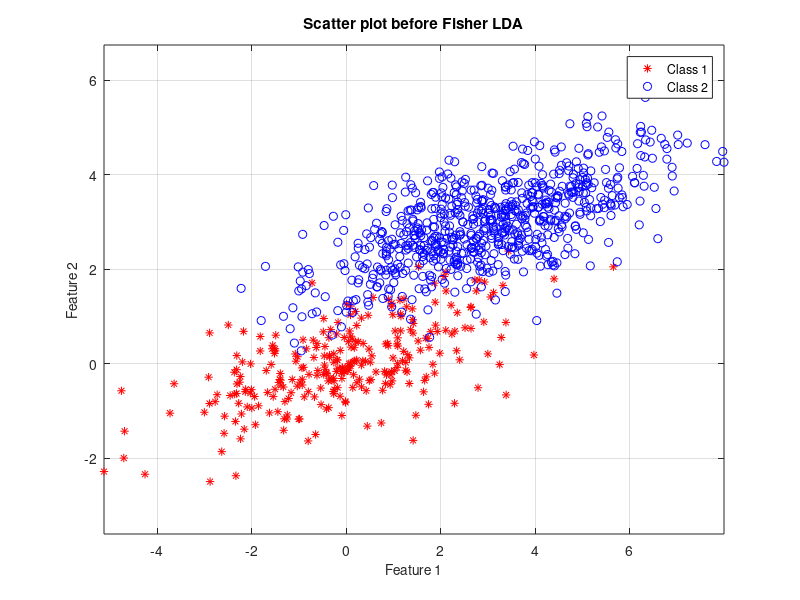
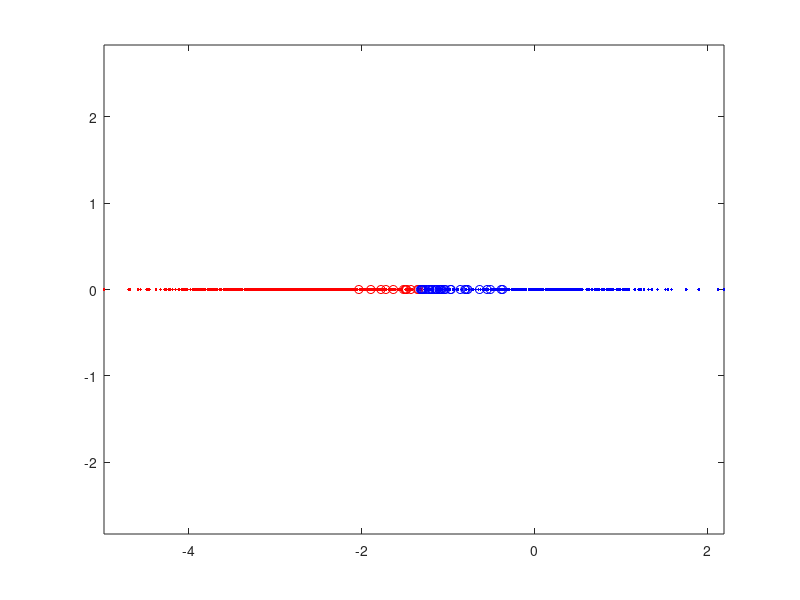

Write the MATLAB code that produced these figures, in order. (Note: this script raises an error after producing the figures.)
clear all
close all
P1=0.3;
P2=0.7;
cov1=[3 1;1 0.8];
cov2=[3 1;1 0.8];
mu1=[0;0];
mu2=[3;3];
j=1;
k=1;
N1=0;
N2=0;
for i=1:999
    a=0;
    b=1;
    r=(b-a).*rand(1,1)+a;
    if r< P1
       x1(:,j)= mvnrnd(mu1,cov1,1);
       N1=N1+1;
       j=j+1;
    else 
        x2(:,k)= mvnrnd(mu2,cov2,1);
        N2=N2+1;
        k=k+1;
    end
end
label1=zeros(N1,1);
label2=ones(N2,1);
label=[label1 ;label2];
mu1hat = mean(x1,2); 
S1hat = cov(x1');
mu2hat = mean(x2,2);
S2hat = cov(x2');

Sb = (mu1hat-mu2hat)*(mu1hat-mu2hat)';
Sw = S1hat + S2hat;

[V,D] = eig(inv(Sw)*Sb);
[~,ind] = sort(diag(D),'descend');
w = V(:,ind(1)); % Fisher LDA projection vector
y1 = w'*x1;
y2 = w'*x2;
figure(1),
 
plot(x1(1,:),x1(2,:),'r*');
hold on;
plot(x2(1,:),x2(2,:),'bo');
axis equal,
title('Scatter plot before Fisher LDA');
ylabel('Feature 2','FontSize',10);
xlabel('Feature 1','FontSize',10);
legend('Class 1','Class 2');
grid on
db=(mu1hat+mu2hat)/2;
y = w'*db;

hold on
M1=size(y1);
M2=size(y2);
j=1;
k=1;
for i=1:M1(1,2)
    if y1(1,i)>y
        new_label1(i)=0;
        y1new(j)=y1(1,i);
        j=j+1;
    else
        new_label1(i)=1;
        miss1(k)=y1(1,i);
        k=k+1;
    end
end
l=1;
m=1;
for i=1:M2(1,2)
    if y2(1,i)<y
        
        y2new(l)=y2(1,i);
        new_label2(i)=1;
        l=l+1;
    else
        new_label2(i)=0;
        miss2(m)=y2(1,i);
        m=m+1;
    end
end
L=size(miss1);
K=size(miss2);
J=size(y1new);
G=size(y2new);
error= L(1,2)+K(1,2);
E=error/999;
error= error
probability_of_error_FLDA=E
probability_of_error_percentage=E*100
figure(2) 
plot(y1new(1,:),zeros(1,J(1,2)),'b.');
hold on;
plot(y2new(1,:),zeros(1,G(1,2)),'r.');
hold on
plot(miss1(1,:),zeros(1,L(1,2)),'ro');
hold on;
plot(miss2(1,:),zeros(1,K(1,2)),'bo');
axis equal;

xline(y);
title('Plot after Fisher LDA');
ylabel('Fisher LDA projection vector','FontSize',10);
xlabel('Fisher LDA scores projection','FontSize',10);
legend('Class 1 as Class 1','Class 2 as Class 2','Class1 as Class 2','Class 2 as Class 1','Decision boundary');
grid on
hold off
new_label=[new_label1 new_label2];
new_label=new_label';
c=confusionmat(label,new_label)

clear all
close all
P1=0.3;
P2=0.7;
cov1=[3 1;1 0.8];
cov2=[3 1;1 0.8];
mu1=[0;0];
mu2=[3;3];
N1=0;
N2=0;
for i=1:999
    a=0;
    b=1;
    r=(b-a).*rand(1,1)+a;
    if r< P1
       x(:,i)= mvnrnd(mu1,cov1,1);
       N1=N1+1;
       j(i)=0;
    else 
        x(:,i)= mvnrnd(mu2,cov2,1);
        N2=N2+1;
        j(i)=1;
    end
end
e= [x;j];
e=e';
X=x';
j=j';
y=j; 
plotData(X,y);
xlabel('Feature 1')
ylabel('Feature 2')
% Specified in plot order
legend('Class 1', 'Class 2')
grid on
axis equal
hold off;
%  Setup the data matrix appropriately, and add ones for the intercept term
[m, n] = size(X);
X = [ones(m, 1) X];
% Initialize fitting parameters
initial_theta = zeros(n + 1, 1);
% Compute and display initial cost and gradient
[cost, grad] = costFunction(initial_theta, X, y);
%  Set options for fminunc
options = optimset('GradObj', 'on', 'MaxIter', 400);
%  Run fminunc to obtain the optimal theta
%  This function will return theta and the cost 
[theta, cost] = fminunc(@(t)(costFunction(t, X, y)), initial_theta, options);
% Plot Boundary
plotDecisionBoundary(theta, X, y);
% Put some labels 
hold on;
% Labels and Legend
xlabel('Feature 1')
ylabel('Feature 2')
% Specified in plot order
legend('Class 1', 'Class 2','Decision Boundary')
hold off;
% Compute accuracy on our training set
p = predict(theta, X);
P=0;
for i=1:999
    if p(i)~=y(i)
        P=P+1;
    end
end
fprintf('Number of errors: %f\n', P);
fprintf('probability of error for Logistic regression: %f\n', mean(double(p ~= y)));
fprintf('probability of error percentage: %f\n', mean(double(p ~= y))*100);
c=confusionmat(y,p)

clear all
close all
P1=0.3;
P2=0.7;
cov1=[3 1;1 0.8];
cov2=[3 1;1 0.8];
mu1=[0;0];
mu2=[3;3];
j=1;
k=1;
for i=1:999
    a=0;
    b=1;
    r=(b-a).*rand(1,1)+a;
    if r< P1
       x(:,i)= mvnrnd(mu1,cov1,1);
       label(i)=0;
    else 
        x(:,i)= mvnrnd(mu2,cov2,1);
        label(i)=1;
    end
end
label=label';
x=x';
figure;

for i=1:999
    if label(i)==0
        plot(x(i,1),x(i,2),'r+');
        hold on
    else
        plot(x(i,1),x(i,2),'b*');
        hold on;
    end
end
title('Actual Scatter plot of data generated');
ylabel('Feature 2','FontSize',10);
xlabel('Feature 1','FontSize',10);
legend('Class 1','Class 2');
grid on
hold off
%{
Now we take the samples in x and predict their class using MAP
Classification rule. We use the concept of dichotomizer.
%}
c=1;
d=1;
for i=1:999
    e=x(i,:);
    a= mvnpdf(e',mu1,cov1);
    b= mvnpdf(e',mu2,cov2);
    g= log(a/b)+log(P1/P2);     % g is the discriminant function
    if g>0
        q1(c,:)=x(i,:);         %q1 contains elements classified as class 1
        c=c+1;
        h(i)=0;                 %h contains the infered labels
    else
        q2(d,:)=x(i,:);         %q2 contains elements classified as class 2
        d=d+1;
        h(i)=1;
    end
end
figure(2)
plot(q2(:,1),q2(:,2),'+');
hold on
plot(q1(:,1),q1(:,2),'o');
title('Infered Scatter plot of data using MAP');
ylabel('Feature 2','FontSize',10);
xlabel('Feature 1','FontSize',10);
legend('Class 1','Class 2');
grid on;
hold off
q=[q1;q2];

r=0;
h=h';
z=eq(label,h);
for i=1:900
    if z(i)==0
        r=r+1;
    end
end
number_of_errors=r
probability_of_error_MAP =(r/999)
probability_of_error_percentage =(r/999)*100
c=confusionmat(label,h)

function [J, grad] = costFunction(theta, X, y)
m = length(y); % number of training examples
J = 0;
grad = zeros(size(theta));
J = (-1 / m) * sum(y.*log(sigmoid(X * theta)) + (1 - y).*log(1 - sigmoid(X * theta)));
temp = sigmoid (X * theta);
error = temp - y;
grad = (1 / m) * (X' * error); 

end
function plotData(X, y)
figure; 
hold on;
% Find Indices of Positive and Negative Examples
pos = find(y==1); neg = find(y == 0);
% Plot Examples
plot(X(pos, 1), X(pos, 2), '+');
plot(X(neg, 1), X(neg, 2), 'o');
hold off;

end
function plotDecisionBoundary(theta, X, y)
plotData(X(:,2:3), y);
hold on
% Only need 2 points to define a line, so choose two endpoints
plot_x = [min(X(:,2))-2,  max(X(:,2))+2];
% Calculate the decision boundary line
plot_y = (-1./theta(3)).*(theta(2).*plot_x + theta(1));
plot(plot_x, plot_y)
legend('Feature 1', 'Feature 2', 'Decision Boundary')
grid on
axis equal
hold off

end
function p = predict(theta, X)
m = size(X, 1); % Number of training examples
% You need to return the following variables correctly
p = zeros(m, 1);
p = round(sigmoid(X * theta));

end

function g = sigmoid(z)
g = zeros(size(z));
g = 1./(1 + exp(-1*z));
end



